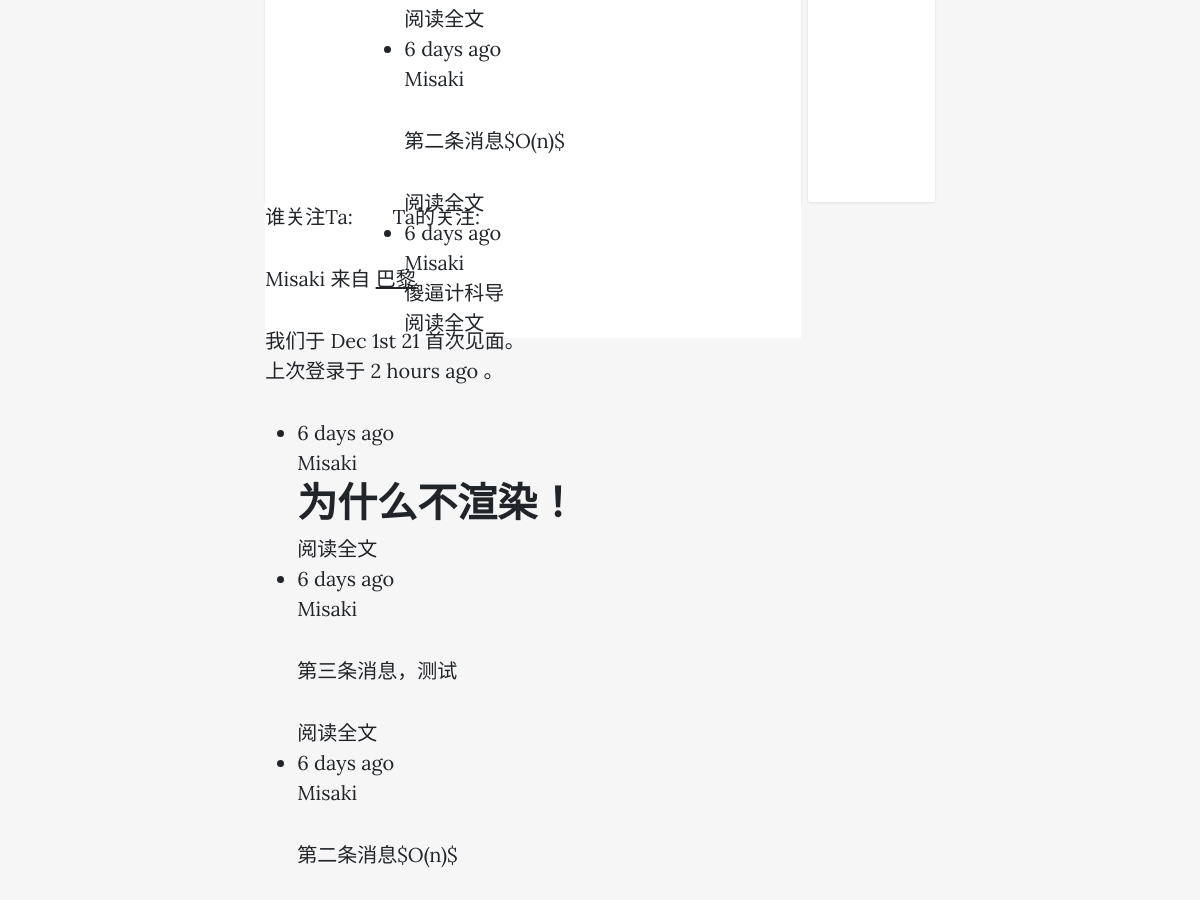
/user/Misaki (middle part), run on an earlier commit of the app's database.
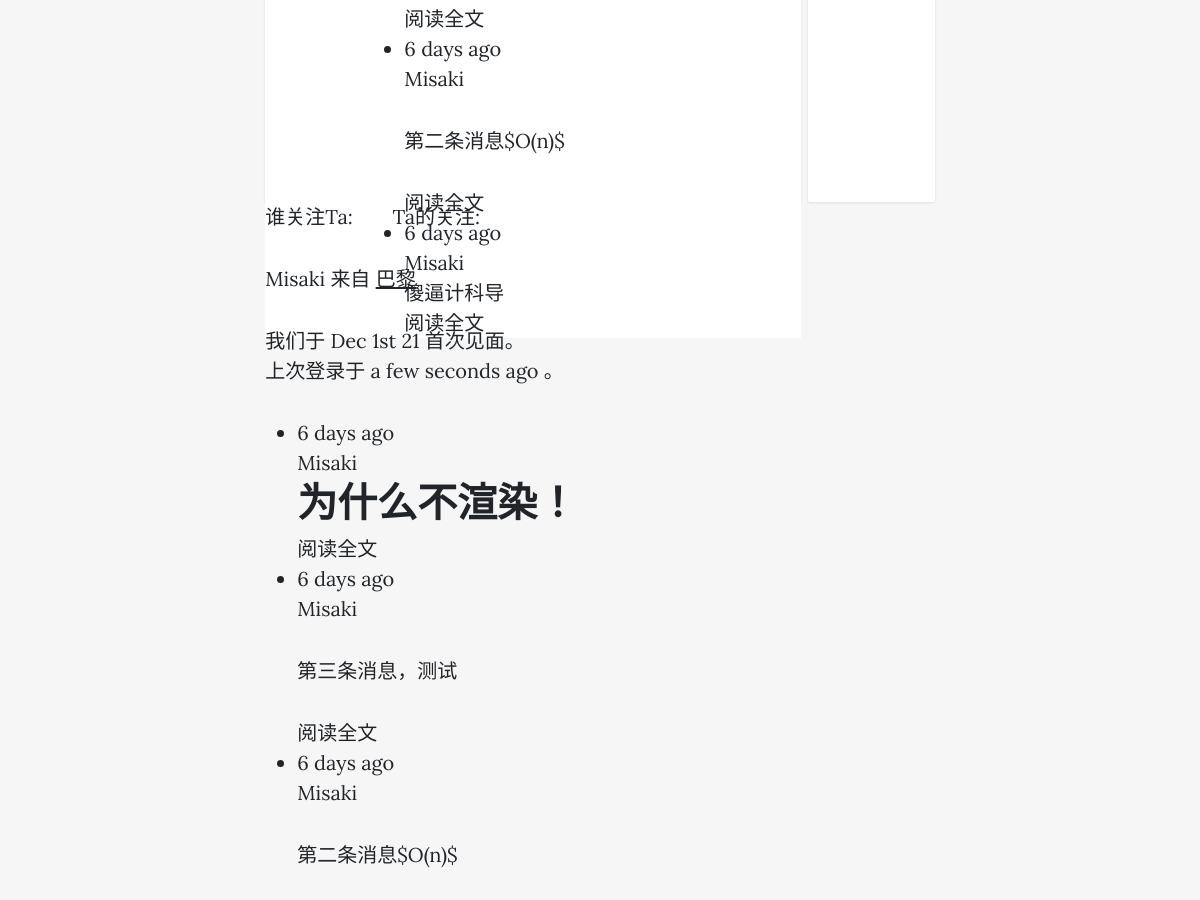
And on a later commit of the database.
### app/models.py (models this page shows, shortened)
class Post(db.Model):
    __tablename__ = 'posts'
    id = db.Column(db.Integer, primary_key=True)
    body = db.Column(db.Text)
    body_html = db.Column(db.Text)
    timestamp = db.Column(db.DateTime, index=True, default=datetime.utcnow)
    author_id = db.Column(db.Integer, db.ForeignKey('users.id'))

class User(UserMixin, db.Model):
    __tablename__ = 'users'
    id = db.Column(db.Integer, primary_key=True)
    email = db.Column(db.String(64), unique=True, index=True)
    username = db.Column(db.String(64), unique=True, index=True)
    role_id = db.Column(db.Integer, db.ForeignKey('roles.id'))  # 每一个用户只能有一个角色
    password_hash = db.Column(db.String(128))
    confirmed = db.Column(db.Boolean, default=True)
    name = db.Column(db.String(64))
    location = db.Column(db.String(64))
    about_me = db.Column(db.Text())
    member_since = db.Column(db.DateTime(), default=datetime.utcnow)
    last_seen = db.Column(db.DateTime(), default=datetime.utcnow)
    posts = db.relationship('Post', backref='author', lazy='dynamic')
    followed = db.relationship('Follow',
                               foreign_keys=[Follow.follower_id],
                               backref=db.backref('follower', lazy='joined'),
                               lazy='dynamic',
                               cascade='all, delete-orphan')
    followers = db.relationship('Follow',
                                foreign_keys=[Follow.followed_id],
                                backref=db.backref('followed', lazy='joined'),
                                lazy='dynamic',
                                cascade='all, delete-orphan')
    @property
    def password(self):
        raise AttributeError("Password is not a readable attribute")

### app/main/views.py (the view)
@main.route('/user/<username>')
def user(username):
    user = User.query.filter_by(username=username).first()
    if user is None:
        abort(404)
    posts = user.posts.order_by(Post.timestamp.desc()).all()
    return render_template('user.html', user=user, posts=posts)

### app/auth/views.py (called while the page is built)
@auth.before_app_request
def before_request():
    if current_user.is_authenticated:
        current_user.ping()
        if not current_user.confirmed and request.endpoint \
                and request.blueprint != 'auth' and request.endpoint != 'static':
            return redirect(url_for('auth.unconfirmed'))

### app/main/__init__.py (called while the page is built)
@main.app_context_processor
def inject_permissions():
    return dict(Permission=Permission)

### app/models.py (called while the page is built)
    def can(self, permissions):
        return False

    def is_administrator(self):
        return False

### app/templates/user.html (shortened to what this page needs)
{% extends "base.html" %}
{% block head %}
<link href="{{ url_for('static',filename='css/user.css') }}" rel="stylesheet">
{% endblock %}
{% block page_content %}
<div class="page-container">
    <div class="content-container">
        <div class="main-content-container">
            <div class="main-content-box">
                {% include '_posts.html' %}
            </div>
        </div>
        <div class="side-content-container">
        </div>
    </div>
    <a class = "link" href="{{ url_for('.followers', username=user.username) }}">
        谁关注Ta: <span class="badge">{{ user.followers.count() - 1 }}</span>
    </a>
    <a href="{{ url_for('.followed_by', username=user.username) }}">
        Ta的关注: <span class="badge">{{ user.followed.count() - 1 }}</span>
    </a>
    {% if user.name or user.location %}
    <p>
        {% if user.name %} {{ user.name }} {% endif %}
        {% if user.location %} 来自
        <a href="https://maps.google.com/?q={{ user.location }}">
            {{ user.location }}
        </a>
        {% endif %}
    </p>
    {% endif %}
    <p>
        我们于 {{ moment(user.member_since).format('MMM Do YY') }} 首次见面。<br> 上次登录于 {{ moment(user.last_seen).fromNow() }} 。
    </p>
</div>
{% include '_posts.html' %} {% endblock %}

### app/templates/base.html (shortened to what this page needs)
<!DOCTYPE html>
<html lang="en">
<head>
    <link href="{{ url_for('static', filename='css/styles.css') }}" rel="stylesheet"/>
    <link href="{{ url_for('static', filename='css/base.css') }}" rel="stylesheet"/>
    {% block head %}
    {% endblock %}
</head>
<body>
<div class="container">
    {% block page_content %}
    {% endblock %}
</div>
</body>
</html>

### app/templates/_posts.html (shortened to what this page needs)
{% block head %}
    <link href="{{ url_for('static',filename='css/post.css') }}" rel="stylesheet">
{% endblock %}
<ul class='posts'>
    {% for post in posts %}
    <li class='post'>
        <div class="post-content">
            <div class="post-date">{{ moment(post.timestamp).fromNow() }}</div>
            <div class="post-author">
                <a href="{{ url_for('.user', username=post.author.username) }}">
                    {{ post.author.username }}
                </a>
            </div>
            <div class="post-body">
                {% if post.body_html %}
                    {{ post.body_html | safe }}
                {% else %}
                    {{ post.body }}
                {% endif %}
            </div>
            <div class="post-footer">
                <a href="{{ url_for('.post', id=post.id) }}">
                    <span class="label label-default">阅读全文</span>
                </a>
            </div>
        </div>
    </li>
    {% endfor %}
</ul>

### app/static/css/base.css (style rules this page uses)
body { background-color: rgb(246, 246, 246); margin: 0; padding: 0; }
div { margin: 0; padding: 0; display: block; }
.page-container { display: block; margin-left: 15%; margin-right: 15%; width: 70%; }

### app/static/css/user.css (style rules this page uses)
.page-container { display: block; margin-left: 20%; margin-right: 20%; width: 60%; }
.content-container { height: 600px; }
.main-content-container { float: left; background-color: rgb(255, 255, 255); margin-top: 12px; height: 260px; box-shadow: 0 1px 3px rgba(18, 18, 18, .1); border-radius: 2px; height: 600px; width: 80%; }
.main-content-box { background-color: rgb(255, 255, 255); }
.side-content-container { float: right; background-color: rgb(255, 255, 255); margin-top: 12px; height: 260px; box-shadow: 0 1px 3px rgba(18, 18, 18, .1); border-radius: 2px; height: 600px; width: 19%; }

### app/static/css/post.css (style rules this page uses)
.posts { margin-left: 20%; width: 60%; }

What changed in the data, as far as the page shows it:
changed User "Misaki": last_seen "2 hours ago" → "a few seconds ago"
